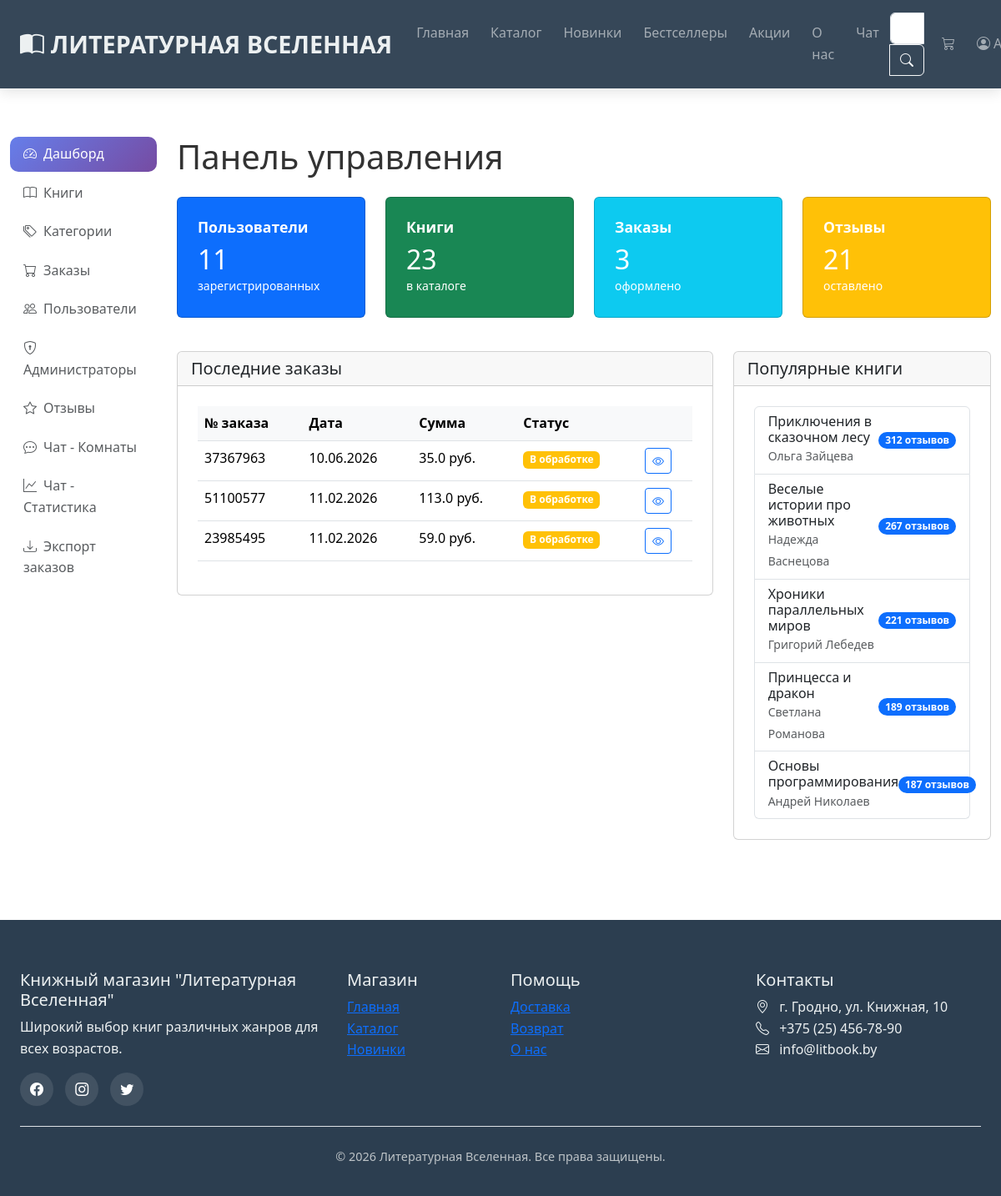
Before: /admin/ (signed in) with the older database file.
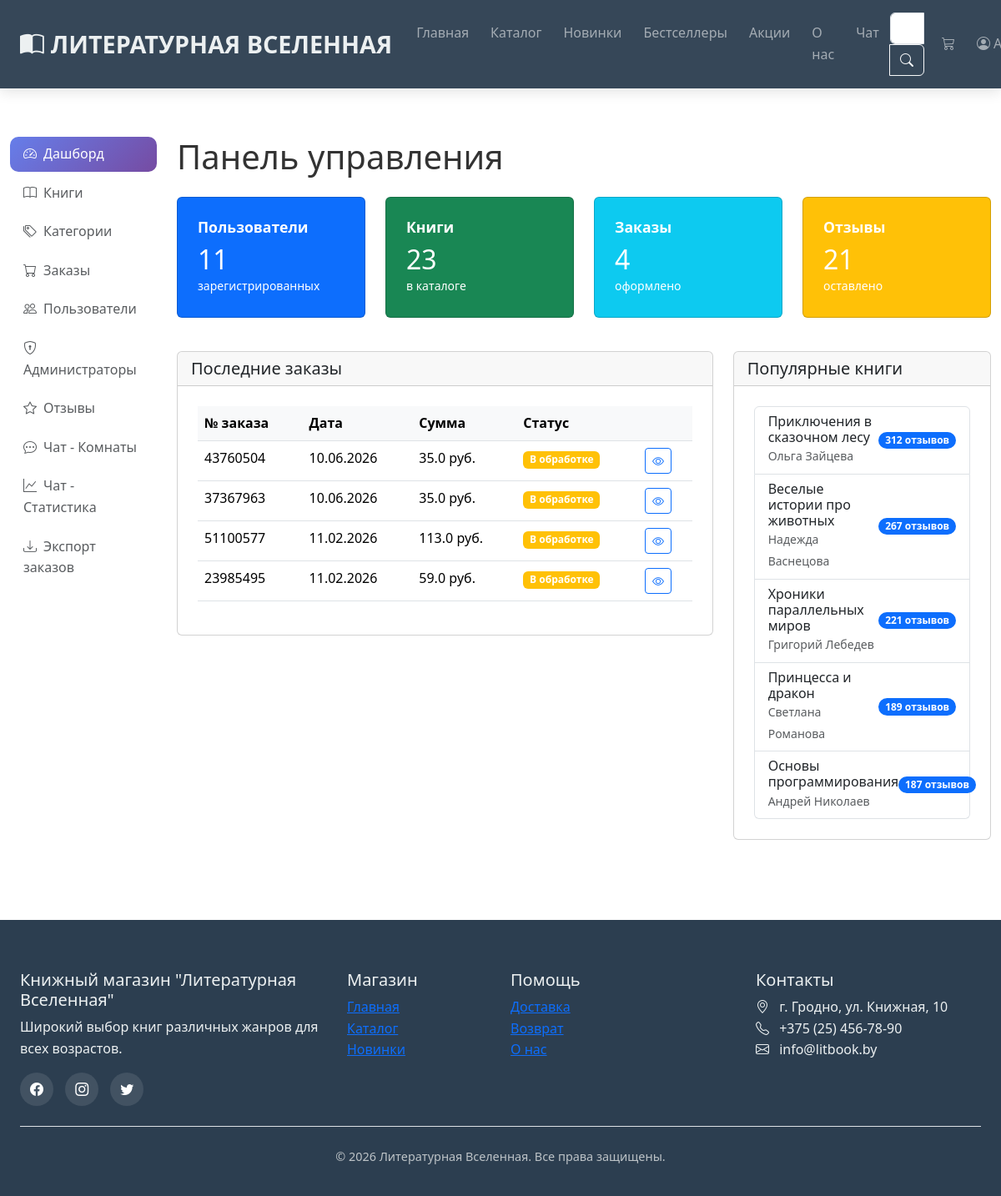
After: the same page with the newer database file.
### models.py (models this page shows, shortened)
class Order(db.Model):
    __tablename__ = 'orders'
    id = db.Column(db.Integer, primary_key=True)
    order_number = db.Column(db.String(20), unique=True, nullable=False)
    status = db.Column(db.String(20), default='processing')  # processing, shipped, delivered, cancelled
    total = db.Column(db.Float, nullable=False)
    discount = db.Column(db.Float, default=0)
    shipping = db.Column(db.Float, default=0)
    created_at = db.Column(db.DateTime, default=datetime.now)
    user_id = db.Column(db.Integer, db.ForeignKey('users.id'), nullable=False)
    items = db.relationship('OrderItem', backref='order', lazy=True)

class Book(db.Model):
    __tablename__ = 'books'
    id = db.Column(db.Integer, primary_key=True)
    title = db.Column(db.String(200), nullable=False)
    author = db.Column(db.String(100), nullable=False)
    description = db.Column(db.Text, nullable=False)
    price = db.Column(db.Float, nullable=False)
    old_price = db.Column(db.Float)
    isbn = db.Column(db.String(20), unique=True)
    publisher = db.Column(db.String(100))
    year = db.Column(db.Integer)
    pages = db.Column(db.Integer)
    image = db.Column(db.String(100), default='book.jpg')
    rating = db.Column(db.Float, default=0.0)
    reviews_count = db.Column(db.Integer, default=0)
    is_new = db.Column(db.Boolean, default=False)
    is_bestseller = db.Column(db.Boolean, default=False)
    is_sale = db.Column(db.Boolean, default=False)
    sale_percent = db.Column(db.Integer)
    stock = db.Column(db.Integer, default=10)
    created_at = db.Column(db.DateTime, default=datetime.now)
    category_id = db.Column(db.Integer, db.ForeignKey('categories.id'), nullable=False)
    reviews = db.relationship('Review', backref='book', lazy=True)
    order_items = db.relationship('OrderItem', backref='book', lazy=True)
    wishlist_items = db.relationship('Wishlist', backref='book', lazy=True)

### admin.py (the view)
@admin_bp.route('/')
@admin_required
def dashboard():
    total_users = User.query.count()
    total_books = Book.query.count()
    total_orders = Order.query.count()
    total_reviews = Review.query.count()
    recent_orders = Order.query.order_by(Order.created_at.desc()).limit(10).all()
    popular_books = Book.query.order_by(Book.reviews_count.desc()).limit(5).all()
    monthly_stats = []
    for i in range(6):
        month_start = datetime.now().replace(day=1, hour=0, minute=0, second=0)
        monthly_stats.append({
            'month': month_start.strftime('%B'),
            'orders': 0,
            'revenue': 0
        })
    return render_template('admin/dashboard.html',
                         total_users=total_users,
                         total_books=total_books,
                         total_orders=total_orders,
                         total_reviews=total_reviews,
                         recent_orders=recent_orders,
                         popular_books=popular_books,
                         monthly_stats=monthly_stats)

### admin.py (called while the page is built)
def admin_required(f):
    @wraps(f)
    def decorated_function(*args, **kwargs):
        if 'user_id' not in session:
            flash('Пожалуйста, войдите в систему', 'warning')
            return redirect(url_for('login'))
        user = User.query.get(session['user_id'])
        if not user or not user.is_admin:
            flash('Доступ запрещен. Требуются права администратора.', 'danger')
            return redirect(url_for('index'))
        return f(*args, **kwargs)
    return decorated_function

### app.py (called while the page is built)
@app.context_processor
def inject_data():
    categories = Category.query.all()
    cart_count = 0
    if 'cart' in session:
        cart_count = sum(item['quantity'] for item in session['cart'].values())
    return dict(
        categories=categories,
        cart_count=cart_count,
        current_year=datetime.now().year
    )

### templates/admin/dashboard.html (shortened to what the changed rows need)
{% extends "base.html" %}
{% block content %}
<div class="container-fluid py-4">
    <div class="row">
        <div class="col-md-9 col-lg-10">
            <h1 class="mb-4">Панель управления</h1>
            <div class="row mb-4">
                <div class="col-md-3 mb-3">
                    <div class="card text-white bg-primary">
                        <div class="card-body">
                            <h2 class="mb-0">{{ total_users }}</h2>
                        </div>
                    </div>
                </div>
                <div class="col-md-3 mb-3">
                    <div class="card text-white bg-success">
                        <div class="card-body">
                            <h2 class="mb-0">{{ total_books }}</h2>
                        </div>
                    </div>
                </div>
                <div class="col-md-3 mb-3">
                    <div class="card text-white bg-info">
                        <div class="card-body">
                            <h5 class="card-title">Заказы</h5>
                            <h2 class="mb-0">{{ total_orders }}</h2>
                            <small>оформлено</small>
                        </div>
                    </div>
                </div>
                <div class="col-md-3 mb-3">
                    <div class="card text-white bg-warning">
                        <div class="card-body">
                            <h2 class="mb-0">{{ total_reviews }}</h2>
                        </div>
                    </div>
                </div>
            </div>
            <div class="row">
                <div class="col-md-8 mb-4">
                    <div class="card">
                        <div class="card-body">
                            <div class="table-responsive">
                                <table class="table table-hover">
                                    <thead>
                                        <tr>
                                            <th>№ заказа</th>
                                            <th>Дата</th>
                                            <th>Сумма</th>
                                            <th>Статус</th>
                                            <th></th>
                                        </tr>
                                    </thead>
                                    <tbody>
                                        {% for order in recent_orders %}
                                        <tr>
                                            <td>{{ order.order_number }}</td>
                                            <td>{{ order.created_at.strftime('%d.%m.%Y') }}</td>
                                            <td>{{ order.total }} руб.</td>
                                            <td>
                                                {% if order.status == 'processing' %}
                                                    <span class="badge bg-warning">В обработке</span>
                                                {% elif order.status == 'shipped' %}
                                                    <span class="badge bg-info">Отправлен</span>
                                                {% elif order.status == 'delivered' %}
                                                    <span class="badge bg-success">Доставлен</span>
                                                {% else %}
                                                    <span class="badge bg-danger">Отменен</span>
                                                {% endif %}
                                            </td>
                                            <td>
                                                <a href="{{ url_for('admin.order_detail', order_id=order.id) }}" class="btn btn-sm btn-outline-primary">
                                                    <i class="bi bi-eye"></i>
                                                </a>
                                            </td>
                                        </tr>
                                        {% endfor %}
                                    </tbody>
                                </table>
                            </div>
                        </div>
                    </div>
                </div>
                <div class="col-md-4 mb-4">
                    <div class="card">
                        <div class="card-body">
                            <div class="list-group">
                                {% for book in popular_books %}
                                <div class="list-group-item">
                                    <div class="d-flex justify-content-between align-items-center">
                                        <div>
                                            <h6 class="mb-0">{{ book.title }}</h6>
                                            <small class="text-muted">{{ book.author }}</small>
                                        </div>
                                        <span class="badge bg-primary rounded-pill">{{ book.reviews_count }} отзывов</span>
                                    </div>
                                </div>
                                {% endfor %}
                            </div>
                        </div>
                    </div>
                </div>
            </div>
        </div>
    </div>
</div>
{% endblock %}

Changed rows visible on the page:
added Order: order_number "43760504", created_at "10.06.2026", total "35.0", status "В обработке"
Other visible differences:
{{ total_orders }}: "3" → "4"
